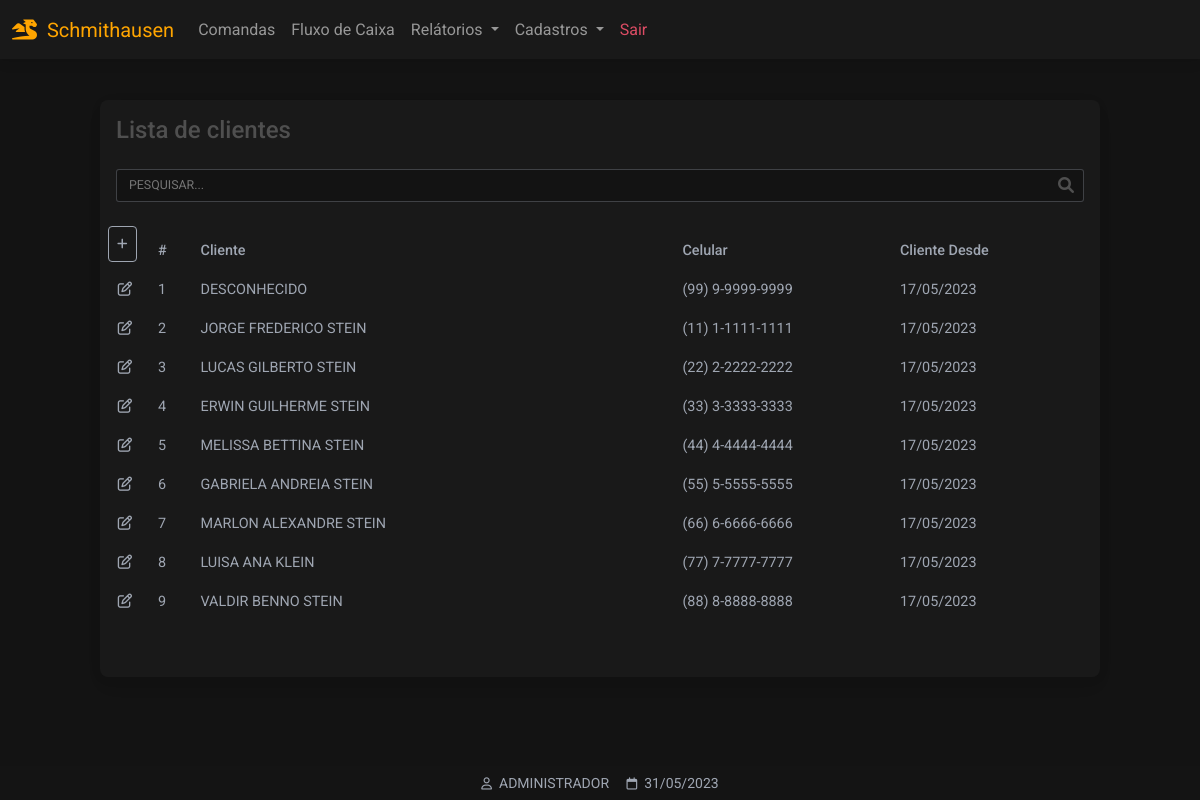
/clientes (signed in), run on the app's committed database.
### website/models.py (models this page shows)
class Cliente(db.Model):
    id = db.Column(db.Integer, primary_key=True)
    fone = db.Column(db.String(150))
    data_criacao = db.Column(db.DateTime(timezone=True), default=func.now())
    nome = db.Column(db.String(150))

class User(db.Model, UserMixin):
    id = db.Column(db.Integer, primary_key=True)
    email = db.Column(db.String(150), unique=True)
    password = db.Column(db.String(150))
    first_name = db.Column(db.String(150))
    user = db.relationship('Produto',backref='produto')

### website/views.py (the view)
@views.route('/clientes', methods=['GET','POST'])
@login_required
def clientes():
    clientes = []
    rows = Cliente.query.all()
    for r in rows:
        clientes.append(r)
    return render_template("clientes_listar.html", user=current_user, data=data, clientes=clientes)

### website/__init__.py (called while the page is built)
def create_app():
    app = Flask(__name__)
    app.config['SECRET_KEY'] = 'hjshjhdjah kjshkjdhjs'
    app.config['SQLALCHEMY_DATABASE_URI'] = f'sqlite:///{DB_NAME}'
    db.init_app(app)
    from .views import views
    from .auth import auth
    app.register_blueprint(views, url_prefix='/')
    app.register_blueprint(auth, url_prefix='/')
    from .models import User, Cliente, Produto
    with app.app_context():
        db.create_all()
    login_manager = LoginManager()
    login_manager.login_view = 'auth.login'
    login_manager.login_message = u"FAVOR EFETUAR LOGIN!"
    login_manager.init_app(app)
    @login_manager.user_loader
    def load_user(id):
        return User.query.get(int(id))
    return app

### website/templates/clientes_listar.html (shortened to what this page needs)
{% extends "base.html" %}
{% block content %}
<div class="container-fluid"
style="min-height:100dvh;padding-top:100px">
<div class="table-responsive w-100 card bg-dark larg-max m-auto"
style="padding-bottom: 40px">
<table  class="table table-borderless table-sm bg-dark text-secondary">
<thead>
<tr>
<p class="h4 p-3">Lista de clientes</p>
</tr>
<tr>
<tr>
    <div class="p-3 pt-0">
            <div class="form-outline"
            style="margin-bottom: 0!important;padding-bottom: 0!important;">
            <input type="text"
            style="text-transform:uppercase"
            id="inputPesquisarCliente"
            class="myInputs form-control-sm"
            placeholder="Pesquisar..."
            onkeyup='pesquisarTabelaClientes()'
            />
            </div>
    </div>
</tr>
<thead>
<tr>
<th class="text-nowrap" scope="col">
<a href="/clientes_cadastrar" class="p-2 btn btn-sm btn-outline-light">
<i class="fa-solid fa-plus"></i>
</a>
</th>
<th class="text-nowrap" scope="col">#</th>
<th class="text-nowrap" scope="col" style="min-width: 280px;">Cliente</th>
<th class="text-nowrap" scope="col">Celular</th>
<th class="text-nowrap" scope="col">Cliente Desde</th>
<th class="text-nowrap" scope="col"></th>
</tr>
</thead>
<tbody id="tb-clientes">
{% for i in clientes %}
<tr>
<td class="text-center" style="width: 50px">
<a
role="button"
class="text-secondary"
href="/clientes_atualizar/{{ i.id }}">
<i class="fa-regular fa-pen-to-square"></i>
</a>
</td>
<td class="text-nowrap" scope="row"> {{ i.id }} </td>
<td class="text-nowrap" scope="row"> {{ i.nome }} </td>
<td class="text-nowrap" scope="row"> {{ i.fone }} </td>
<td class="text-nowrap" scope="row"> {{ i.data_criacao.strftime('%d/%m/%Y') }} </td>
<td>
</td>
</tr>
{% endfor %}
</tbody>
</table>
</div>
</div>
{% endblock %}
{% block titlefooter %}
<span style="color:#9FA6B2">
&nbsp;{{ user.first_name.split()[0] | upper }}
<span style="color:#9FA6B2">
&nbsp;{{ data.strftime('%d/%m/%Y') }}
</span>
{% endblock %}

### website/static/css/base.css (style rules this page uses)
:root { --color-orange: orange; --color-primary: #3B71CA; --color-secondary: #9FA6B2; --color-success: #14A44D; --color-danger: #DC4C64; --color-warning: #E4A11B; --color-info: #54B4D3; --color-ligth:#FBFBFB; --color-dark-ligth: #131313; --color-dark:#191919; }
.bg-dark { background-color: var(--color-dark)!important; }
.btn-outline-light { border: 1px solid var(--color-secondary); color: var(--color-secondary); }
.myInputs { width: 100%; border: 1px solid #9FA6B250; background-color: var(--color-dark-ligth); color: var(--color-ligth); padding: 0.35rem; padding-left: 0.75rem; border-radius: 3px; }
.larg-max { max-width: 1000px!important; }
.dark-ligth { background-color: var(--color-dark-ligth); }
.form-outline { margin-bottom: 35px!important; }

### data on the page
Cliente: id "1", nome "DESCONHECIDO", fone "(99) 9-9999-9999", data_criacao "17/05/2023"
Cliente: id "2", nome "JORGE FREDERICO STEIN", fone "(11) 1-1111-1111", data_criacao "17/05/2023"
Cliente: id "3", nome "LUCAS GILBERTO STEIN", fone "(22) 2-2222-2222", data_criacao "17/05/2023"
Cliente: id "4", nome "ERWIN GUILHERME STEIN", fone "(33) 3-3333-3333", data_criacao "17/05/2023"
Cliente: id "5", nome "MELISSA BETTINA STEIN", fone "(44) 4-4444-4444", data_criacao "17/05/2023"
Cliente: id "6", nome "GABRIELA ANDREIA STEIN", fone "(55) 5-5555-5555", data_criacao "17/05/2023"
Cliente: id "7", nome "MARLON ALEXANDRE STEIN", fone "(66) 6-6666-6666", data_criacao "17/05/2023"
Cliente: id "8", nome "LUISA ANA KLEIN", fone "(77) 7-7777-7777", data_criacao "17/05/2023"
Cliente: id "9", nome "VALDIR BENNO STEIN", fone "(88) 8-8888-8888", data_criacao "17/05/2023"
User: first_name "ADMINISTRADOR"

### other printed values
{{ data.strftime('%d/%m/%Y') }} "31/05/2023"
